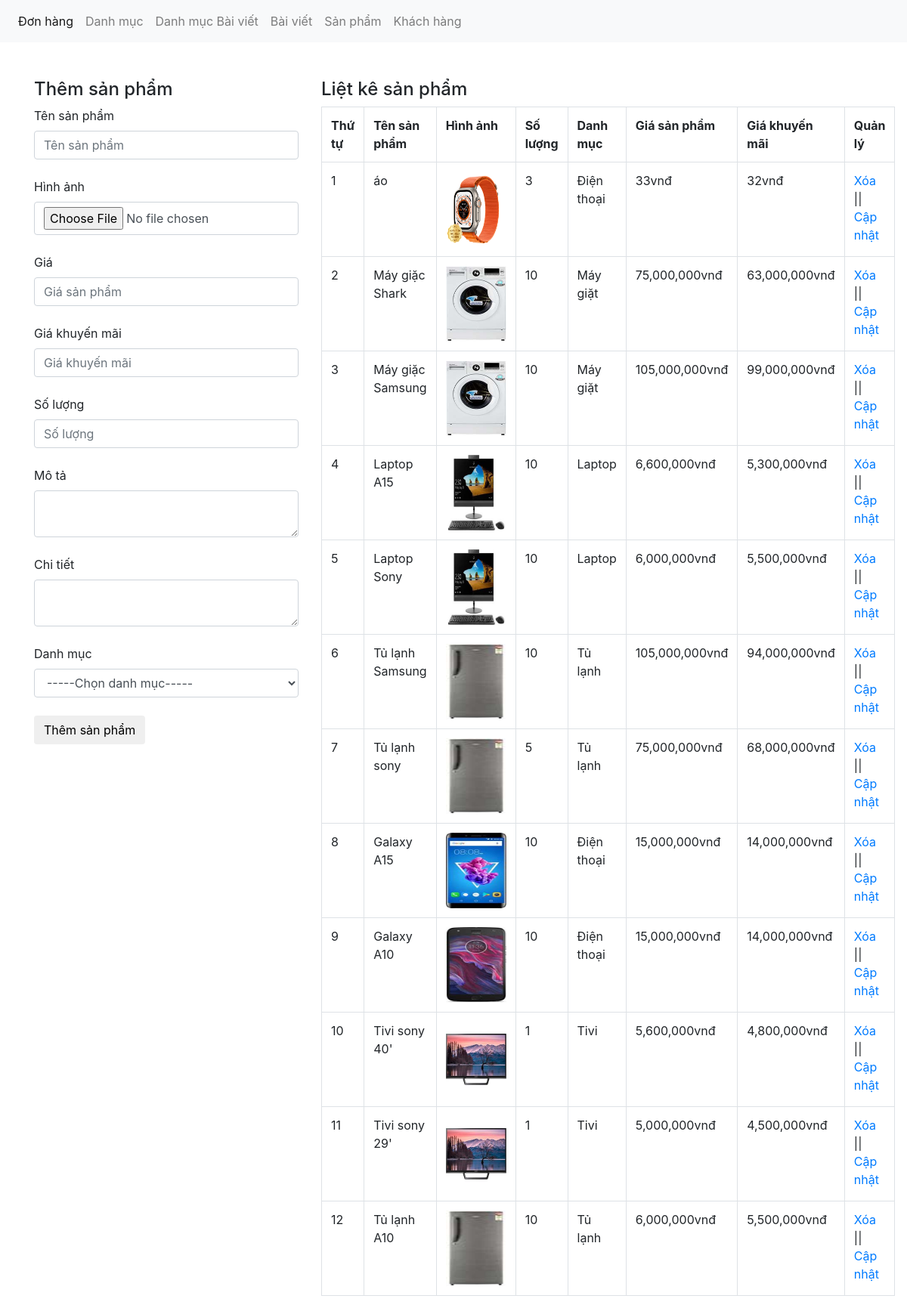
Screenshot of /admin/xulysanpham.php with the database file from the repository.
### tables this page shows
CREATE TABLE `tbl_sanpham` (
  `sanpham_id` int(11) NOT NULL,
  `category_id` int(11) NOT NULL,
  `sanpham_name` varchar(255) NOT NULL,
  `sanpham_chitiet` text NOT NULL,
  `sanpham_mota` text NOT NULL,
  `sanpham_gia` varchar(100) NOT NULL,
  `sanpham_giakhuyenmai` varchar(100) NOT NULL,
  `sanpham_active` int(11) NOT NULL,
  `sanpham_hot` int(11) NOT NULL,
  `sanpham_soluong` int(11) NOT NULL,
  `sanpham_image` varchar(50) NOT NULL
);

CREATE TABLE `tbl_category` (
  `category_id` int(11) NOT NULL,
  `category_name` varchar(50) NOT NULL
);

### admin/xulysanpham.php (the view, shortened to what this page needs)
<?php
	include('../db/connect.php');
?>
<!DOCTYPE html>
<html lang="en">
<head>
    <link href="../css/bootstrap.css" rel="stylesheet" type="text/css" media="all" />
</head>
<body>
    <nav class="navbar navbar-expand-lg navbar-light bg-light">
        <div class="collapse navbar-collapse" id="navbarNav">
            <ul class="navbar-nav">
                <li class="nav-item active">
                    <a class="nav-link" href="xulydonhang.php">Đơn hàng <span class="sr-only">(current)</span></a>
                </li>
                <li class="nav-item">
                    <a class="nav-link" href="xulydanhmuc.php">Danh mục</a>
                </li>
                <li class="nav-item">
                    <a class="nav-link" href="xulydanhmucbaiviet.php">Danh mục Bài viết</a>
                </li>
                <li class="nav-item">
                    <a class="nav-link" href="xulybaiviet.php">Bài viết</a>
                </li>
                <li class="nav-item">
                    <a class="nav-link" href="xulysanpham.php">Sản phẩm</a>
                </li>
                <li class="nav-item">
                    <a class="nav-link" href="xulykhachhang.php">Khách hàng</a>
                </li>
            </ul>
        </div>
    </nav><br><br>
    <div class="container">
        <div class="row">
            <?php
			if(isset($_GET['quanly'])=='capnhat'){
				$id_capnhat = $_GET['capnhat_id'];
				$sql_capnhat = mysqli_query($con,"SELECT * FROM tbl_sanpham WHERE sanpham_id='$id_capnhat'");
				$row_capnhat = mysqli_fetch_array($sql_capnhat);
				$id_category_1 = $row_capnhat['category_id'];
				?>
            <div class="col-md-4">
                <h4>Cập nhật sản phẩm</h4>
                <form action="" method="POST" enctype="multipart/form-data">
                    <label>Tên sản phẩm</label>
                    <input type="text" class="form-control" name="tensanpham"
                        value="<?php echo $row_capnhat['sanpham_name'] ?>"><br>
                    <input type="hidden" class="form-control" name="id_update"
                        value="<?php echo $row_capnhat['sanpham_id'] ?>">
                    <label>Hình ảnh</label>
                    <input type="file" class="form-control" name="hinhanh"><br>
                    <img src="../uploads/<?php echo $row_capnhat['sanpham_image'] ?>" height="80" width="80"><br>
                    <label>Giá</label>
                    <input type="text" class="form-control" name="giasanpham"
                        value="<?php echo $row_capnhat['sanpham_gia'] ?>"><br>
                    <label>Giá khuyến mãi</label>
                    <input type="text" class="form-control" name="giakhuyenmai"
                        value="<?php echo $row_capnhat['sanpham_giakhuyenmai'] ?>"><br>
                    <label>Số lượng</label>
                    <input type="text" class="form-control" name="soluong"
                        value="<?php echo $row_capnhat['sanpham_soluong'] ?>"><br>
                    <label>Mô tả</label>
                    <textarea class="form-control" rows="10"
                        name="mota"><?php echo $row_capnhat['sanpham_mota'] ?></textarea><br>
                    <label>Chi tiết</label>
                    <textarea class="form-control" rows="10"
                        name="chitiet"><?php echo $row_capnhat['sanpham_chitiet'] ?></textarea><br>
                    <label>Danh mục</label>
                    <?php
					$sql_danhmuc = mysqli_query($con,"SELECT * FROM tbl_category ORDER BY category_id DESC");
					?>
                    <select name="danhmuc" class="form-control">
                        <option value="0">-----Chọn danh mục-----</option>
                        <?php
						while($row_danhmuc = mysqli_fetch_array($sql_danhmuc)){
							if($id_category_1==$row_danhmuc['category_id']){
						?>
                        <option selected value="<?php echo $row_danhmuc['category_id'] ?>">
                            <?php echo $row_danhmuc['category_name'] ?></option>
                        <?php
							}else{
						?>
                        <option value="<?php echo $row_danhmuc['category_id'] ?>">
                            <?php echo $row_danhmuc['category_name'] ?></option>
                        <?php
							}
						}
						?>
                    </select><br>
                    <input type="submit" name="capnhatsanpham" value="Cập nhật sản phẩm" class="btn btn-default">
                </form>
            </div>
            <?php
			}else{
				?>
            <div class="col-md-4">
                <h4>Thêm sản phẩm</h4>
                <form action="" method="POST" enctype="multipart/form-data">
                    <label>Tên sản phẩm</label>
                    <input type="text" class="form-control" name="tensanpham" placeholder="Tên sản phẩm"><br>
                    <label>Hình ảnh</label>
                    <input type="file" class="form-control" name="hinhanh"><br>
                    <label>Giá</label>
                    <input type="text" class="form-control" name="giasanpham" placeholder="Giá sản phẩm"><br>
                    <label>Giá khuyến mãi</label>
                    <input type="text" class="form-control" name="giakhuyenmai" placeholder="Giá khuyến mãi"><br>
                    <label>Số lượng</label>
                    <input type="text" class="form-control" name="soluong" placeholder="Số lượng"><br>
                    <label>Mô tả</label>
                    <textarea class="form-control" name="mota"></textarea><br>
                    <label>Chi tiết</label>
                    <textarea class="form-control" name="chitiet"></textarea><br>
                    <label>Danh mục</label>
                    <select name="danhmuc" class="form-control">
                        <option value="0">-----Chọn danh mục-----</option>
                    </select><br>
                    <input type="submit" name="themsanpham" value="Thêm sản phẩm" class="btn btn-default">
                </form>
            </div>
            <?php
			}
				?>
            <div class="col-md-8">
                <h4>Liệt kê sản phẩm</h4>
                <?php
				$sql_select_sp = mysqli_query($con,"SELECT * FROM tbl_sanpham,tbl_category WHERE tbl_sanpham.category_id=tbl_category.category_id ORDER BY tbl_sanpham.sanpham_id DESC");
				?>
                <table class="table table-bordered ">
                    <tr>
                        <th>Thứ tự</th>
                        <th>Tên sản phẩm</th>
                        <th>Hình ảnh</th>
                        <th>Số lượng</th>
                        <th>Danh mục</th>
                        <th>Giá sản phẩm</th>
                        <th>Giá khuyến mãi</th>
                        <th>Quản lý</th>
                    </tr>
                    <?php
					$i = 0;
					while($row_sp = mysqli_fetch_array($sql_select_sp)){
						$i++;
					?>
                    <tr>
                        <td><?php echo $i ?></td>
                        <td><?php echo $row_sp['sanpham_name'] ?></td>
                        <td><img src="../uploads/<?php echo $row_sp['sanpham_image'] ?>" height="100" width="80"></td>
                        <td><?php echo $row_sp['sanpham_soluong'] ?></td>
                        <td><?php echo $row_sp['category_name'] ?></td>
                        <td><?php echo number_format($row_sp['sanpham_gia']).'vnđ' ?></td>
                        <td><?php echo number_format($row_sp['sanpham_giakhuyenmai']).'vnđ' ?></td>
                        <td><a href="?xoa=<?php echo $row_sp['sanpham_id'] ?>">Xóa</a> || <a
                                href="xulysanpham.php?quanly=capnhat&capnhat_id=<?php echo $row_sp['sanpham_id'] ?>">Cập
                                nhật</a></td>
                    </tr>
                    <?php
					}
					?>
                </table>
            </div>
        </div>
    </div>
</body>
</html>

### rows the page displays
tbl_sanpham: sanpham_name "áo", sanpham_image (picture), sanpham_soluong "3", category.category_name "Điện thoại", sanpham_gia "33", sanpham_giakhuyenmai "32"
tbl_sanpham: sanpham_name "Máy giặc Shark", sanpham_image (picture), sanpham_soluong "10", category.category_name "Máy giặt", sanpham_gia "75,000,000", sanpham_giakhuyenmai "63,000,000"
tbl_sanpham: sanpham_name "Máy giặc Samsung", sanpham_image (picture), sanpham_soluong "10", category.category_name "Máy giặt", sanpham_gia "105,000,000", sanpham_giakhuyenmai "99,000,000"
tbl_sanpham: sanpham_name "Laptop A15", sanpham_image (picture), sanpham_soluong "10", category.category_name "Laptop", sanpham_gia "6,600,000", sanpham_giakhuyenmai "5,300,000"
tbl_sanpham: sanpham_name "Laptop Sony", sanpham_image (picture), sanpham_soluong "10", category.category_name "Laptop", sanpham_gia "6,000,000", sanpham_giakhuyenmai "5,500,000"
tbl_sanpham: sanpham_name "Tủ lạnh Samsung", sanpham_image (picture), sanpham_soluong "10", category.category_name "Tủ lạnh", sanpham_gia "105,000,000", sanpham_giakhuyenmai "94,000,000"
tbl_sanpham: sanpham_name "Tủ lạnh sony", sanpham_image (picture), sanpham_soluong "5", category.category_name "Tủ lạnh", sanpham_gia "75,000,000", sanpham_giakhuyenmai "68,000,000"
tbl_sanpham: sanpham_name "Galaxy A15", sanpham_image (picture), sanpham_soluong "10", category.category_name "Điện thoại", sanpham_gia "15,000,000", sanpham_giakhuyenmai "14,000,000"
tbl_sanpham: sanpham_name "Galaxy A10", sanpham_image (picture), sanpham_soluong "10", category.category_name "Điện thoại", sanpham_gia "15,000,000", sanpham_giakhuyenmai "14,000,000"
tbl_sanpham: sanpham_name "Tivi sony 40'", sanpham_image (picture), sanpham_soluong "1", category.category_name "Tivi", sanpham_gia "5,600,000", sanpham_giakhuyenmai "4,800,000"
tbl_sanpham: sanpham_name "Tivi sony 29'", sanpham_image (picture), sanpham_soluong "1", category.category_name "Tivi", sanpham_gia "5,000,000", sanpham_giakhuyenmai "4,500,000"
tbl_sanpham: sanpham_name "Tủ lạnh A10", sanpham_image (picture), sanpham_soluong "10", category.category_name "Tủ lạnh", sanpham_gia "6,000,000", sanpham_giakhuyenmai "5,500,000"
